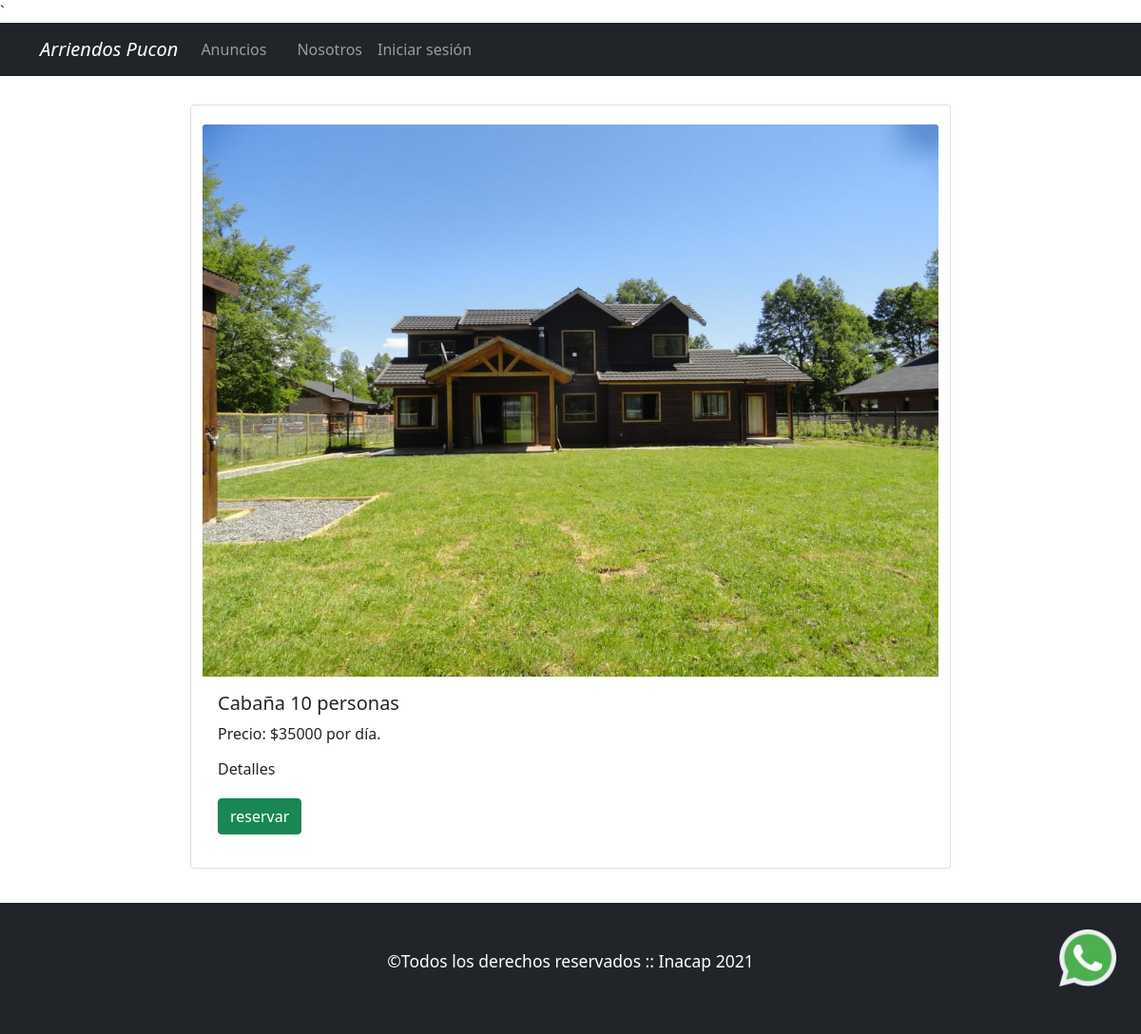
/descripcion.php?id_inmueble=14, run on the app's committed database.
### tables this page shows
CREATE TABLE `inmueble` (
  `id_inmueble` int(11) NOT NULL,
  `titulo` varchar(20) NOT NULL,
  `capacidad` varchar(20) NOT NULL,
  `precio` varchar(20) NOT NULL,
  `imagen` varchar(100) NOT NULL,
  `descripcion` varchar(5000) DEFAULT NULL
);

### db/admin_db.php (the view, shortened to what this page needs)
<?php
function conectar() {
    $host = 'localhost';
    $user = 'root';
    $password = '';
    $database = 'prueba';
    $conn = mysqli_connect($host, $user, $password, $database);
    if (!$conn) {
        die('Error de conexion: ' . mysqli_connect_error($conn));
    } else {
        return $conn;
    }
}
function mostrarAnuncio($id_inmueble){
    $conn = conectar();
    $sql = "SELECT * FROM `inmueble` WHERE id_inmueble = ".$id_inmueble."";
    $resultSet = mysqli_query($conn, $sql);
    $row = mysqli_fetch_row($resultSet);
            echo"        <img src='principal/".$row[4] ."' class='card-img-top' style='margin-top: 20px' alt='mal la url'>";
            echo"        <div class='card-body'>";
            echo"            <h5 class='card-title'>".$row[1] ." " . $row[2]." personas</h5>";
            echo"            <p class='card-text'>";
            echo"                Precio: ".$row[3]." por día.</p>";
            echo"             <h6 class='card-title'> Detalles</h6>";
            echo"<br>";
            echo"        <div class=' top-50 end-0 translate-middle-y' style='margin-right: 30px'>";
            echo"            <button class='btn d-flex btn-success' data-bs-toggle='modal' data-bs-target='#Registrarreserva' type='button'>reservar
                        </button>";
            echo"        </div>";
            echo"        </div>";
            echo"        </div>";
}

### data on the page
inmueble: imagen (picture), titulo "Cabaña", capacidad "10", precio "$35000"
